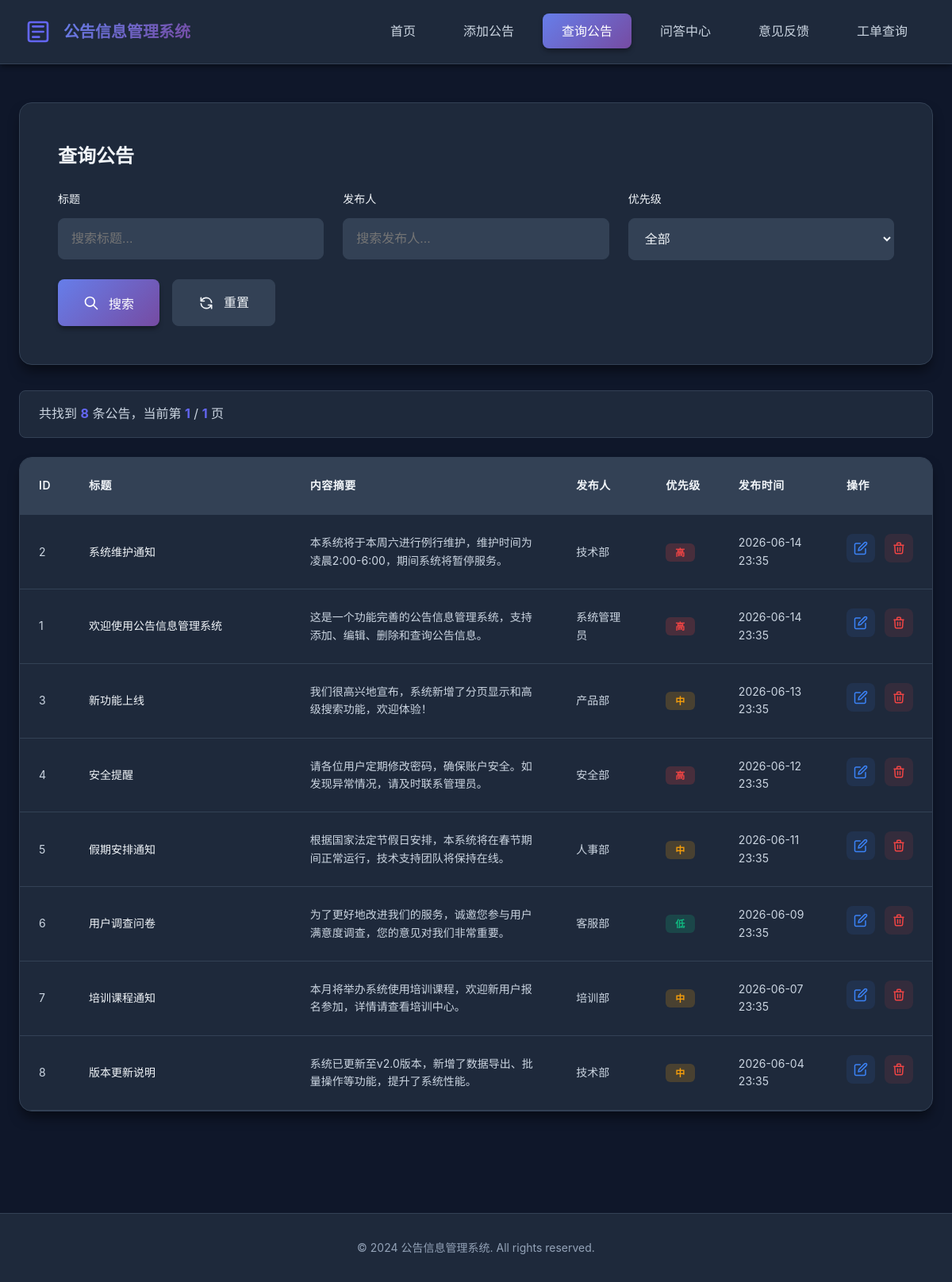
/search_notice.php, run on the app's committed database.
### tables this page shows
CREATE TABLE IF NOT EXISTS notices (
    id INT AUTO_INCREMENT PRIMARY KEY,
    title VARCHAR(255) NOT NULL COMMENT '公告标题',
    content TEXT NOT NULL COMMENT '公告内容',
    author VARCHAR(100) NOT NULL COMMENT '发布人',
    publish_date DATETIME DEFAULT CURRENT_TIMESTAMP COMMENT '发布时间',
    update_date DATETIME DEFAULT CURRENT_TIMESTAMP ON UPDATE CURRENT_TIMESTAMP COMMENT '更新时间',
    status ENUM('published', 'draft') DEFAULT 'published' COMMENT '状态',
    priority ENUM('high', 'medium', 'low') DEFAULT 'medium' COMMENT '优先级',
    views INT DEFAULT 0 COMMENT '浏览次数',
    INDEX idx_publish_date (publish_date),
    INDEX idx_status (status)
);

### www/search_notice.php (the view, shortened to what this page needs)
<!DOCTYPE html>
<html lang="zh-CN">
<head>
    <link rel="stylesheet" href="style.css">
</head>
<body>
    <?php
    $page = isset($_GET['page']) ? intval($_GET['page']) : 1;
    $per_page = 8;
    $offset = ($page - 1) * $per_page;
    $search_title = isset($_GET['search_title']) ? sanitize($_GET['search_title']) : '';
    $search_author = isset($_GET['search_author']) ? sanitize($_GET['search_author']) : '';
    $search_priority = isset($_GET['search_priority']) ? sanitize($_GET['search_priority']) : '';
    $conn = getConnection();
    $where_clauses = [];
    $params = [];
    $types = '';
    $where_sql = !empty($where_clauses) ? "WHERE " . implode(" AND ", $where_clauses) : "";
    $count_sql = "SELECT COUNT(*) as total FROM notices $where_sql";
    if (!empty($params)) {
        $count_stmt = $conn->prepare($count_sql);
        $count_stmt->bind_param($types, ...$params);
        $count_stmt->execute();
        $total_result = $count_stmt->get_result();
        $total_records = $total_result->fetch_assoc()['total'];
        $count_stmt->close();
    } else {
        $total_result = $conn->query($count_sql);
        $total_records = $total_result->fetch_assoc()['total'];
    }
    $total_pages = ceil($total_records / $per_page);
    $sql = "SELECT * FROM notices $where_sql ORDER BY publish_date DESC LIMIT ? OFFSET ?";
    $params[] = $per_page;
    $params[] = $offset;
    $types .= 'ii';
    $stmt = $conn->prepare($sql);
    if (!empty($types)) {
        $stmt->bind_param($types, ...$params);
    }
    $stmt->execute();
    $result = $stmt->get_result();
    ?>
    <nav class="navbar">
        <div class="container">
            <div class="nav-brand">
                <h1>公告信息管理系统</h1>
            </div>
            <ul class="nav-menu">
                <li><a href="index.php">首页</a></li>
                <li><a href="add_notice.php">添加公告</a></li>
                <li><a href="search_notice.php" class="active">查询公告</a></li>
                <li><a href="qa_center.php">问答中心</a></li>
                <li><a href="feedback.php">意见反馈</a></li>
                <li><a href="feedback_query.php">工单查询</a></li>
            </ul>
        </div>
    </nav>
    <div class="container">
        <div class="main-content">
            <div class="search-container">
                <h2>查询公告</h2>
                <form method="GET" action="" class="search-form">
                    <div class="search-fields">
                        <div class="search-field">
                            <label for="search_title">标题</label>
                            <input type="text" id="search_title" name="search_title"
                                   value="<?php echo htmlspecialchars($search_title); ?>"
                                   placeholder="搜索标题...">
                        </div>
                        <div class="search-field">
                            <label for="search_author">发布人</label>
                            <input type="text" id="search_author" name="search_author"
                                   value="<?php echo htmlspecialchars($search_author); ?>"
                                   placeholder="搜索发布人...">
                        </div>
                        <div class="search-field">
                            <label for="search_priority">优先级</label>
                            <select id="search_priority" name="search_priority">
                                <option value="">全部</option>
                            </select>
                        </div>
                    </div>
                    <div class="search-actions">
                        <button type="submit" class="btn btn-primary">
                            <svg class="btn-icon" viewBox="0 0 24 24" fill="none" xmlns="http://www.w3.org/2000/svg">
                                <path d="M21 21L15 15M17 10C17 13.866 13.866 17 10 17C6.13401 17 3 13.866 3 10C3 6.13401 6.13401 3 10 3C13.866 3 17 6.13401 17 10Z" stroke="currentColor" stroke-width="2" stroke-linecap="round" stroke-linejoin="round"/>
                            </svg>
                            搜索
                        </button>
                        <a href="search_notice.php" class="btn btn-secondary">
                            重置
                        </a>
                    </div>
                </form>
            </div>
            <div class="results-info">
                <p>共找到 <strong><?php echo $total_records; ?></strong> 条公告，当前第 <strong><?php echo $page; ?></strong> / <strong><?php echo max(1, $total_pages); ?></strong> 页</p>
            </div>
            <div class="notices-table-container">
                <?php if ($result->num_rows > 0): ?>
                <table class="notices-table">
                    <thead>
                        <tr>
                            <th width="5%">ID</th>
                            <th width="25%">标题</th>
                            <th width="30%">内容摘要</th>
                            <th width="10%">发布人</th>
                            <th width="8%">优先级</th>
                            <th width="12%">发布时间</th>
                            <th width="10%">操作</th>
                        </tr>
                    </thead>
                    <tbody>
                        <?php while($row = $result->fetch_assoc()): ?>
                        <tr>
                            <td><?php echo $row['id']; ?></td>
                            <td class="notice-title-cell">
                                <a href="notice_detail.php?id=<?php echo $row['id']; ?>" style="color:var(--text-primary);font-weight:500;text-decoration:none;transition:color 0.2s;" onmouseover="this.style.color='var(--primary-color)'" onmouseout="this.style.color='var(--text-primary)'"><?php echo htmlspecialchars($row['title']); ?></a>
                            </td>
                            <td class="notice-content-cell">
                                <?php
                                $content = htmlspecialchars($row['content']);
                                echo mb_substr($content, 0, 60, 'UTF-8') . (mb_strlen($content, 'UTF-8') > 60 ? '...' : '');
                                ?>
                            </td>
                            <td><?php echo htmlspecialchars($row['author']); ?></td>
                            <td>
                                <span class="priority-badge priority-<?php echo $row['priority']; ?>">
                                    <?php
                                    echo ['high' => '高', 'medium' => '中', 'low' => '低'][$row['priority']];
                                    ?>
                                </span>
                            </td>
                            <td><?php echo date('Y-m-d H:i', strtotime($row['publish_date'])); ?></td>
                            <td class="action-buttons">
                                <a href="add_notice.php?id=<?php echo $row['id']; ?>" class="btn-icon-action edit" title="编辑">
                                </a>
                                <a href="?delete=<?php echo $row['id']; ?>&page=<?php echo $page; ?><?php echo !empty($search_title) ? '&search_title=' . urlencode($search_title) : ''; ?><?php echo !empty($search_author) ? '&search_author=' . urlencode($search_author) : ''; ?><?php echo !empty($search_priority) ? '&search_priority=' . urlencode($search_priority) : ''; ?>"
                                   class="btn-icon-action delete"
                                   title="删除"
                                   onclick="return confirm('确定要删除这条公告吗？');">
                                </a>
                            </td>
                        </tr>
                        <?php endwhile; ?>
                    </tbody>
                </table>
                <?php endif; ?>
            </div>
        </div>
    </div>
    <footer class="footer">
        <div class="container">
            <p>&copy; 2024 公告信息管理系统. All rights reserved.</p>
        </div>
    </footer>
</body>
</html>

### data on the page
notices: id "2", title "系统维护通知", content "本系统将于本周六进行例行维护，维护时间为凌晨2:00-6:00，期间系统将暂停服务。", author "技术部", priority "高", publish_date "2026-06-14 23:35"
notices: id "1", title "欢迎使用公告信息管理系统", content "这是一个功能完善的公告信息管理系统，支持添加、编辑、删除和查询公告信息。", author "系统管理员", priority "高", publish_date "2026-06-14 23:35"
notices: id "3", title "新功能上线", content "我们很高兴地宣布，系统新增了分页显示和高级搜索功能，欢迎体验！", author "产品部", priority "中", publish_date "2026-06-13 23:35"
notices: id "4", title "安全提醒", content "请各位用户定期修改密码，确保账户安全。如发现异常情况，请及时联系管理员。", author "安全部", priority "高", publish_date "2026-06-12 23:35"
notices: id "5", title "假期安排通知", content "根据国家法定节假日安排，本系统将在春节期间正常运行，技术支持团队将保持在线。", author "人事部", priority "中", publish_date "2026-06-11 23:35"
notices: id "6", title "用户调查问卷", content "为了更好地改进我们的服务，诚邀您参与用户满意度调查，您的意见对我们非常重要。", author "客服部", priority "低", publish_date "2026-06-09 23:35"
notices: id "7", title "培训课程通知", content "本月将举办系统使用培训课程，欢迎新用户报名参加，详情请查看培训中心。", author "培训部", priority "中", publish_date "2026-06-07 23:35"
notices: id "8", title "版本更新说明", content "系统已更新至v2.0版本，新增了数据导出、批量操作等功能，提升了系统性能。", author "技术部", priority "中", publish_date "2026-06-04 23:35"

### other printed values
$total_records "8"
$page "1"
max(1, $total_pages) "1"
